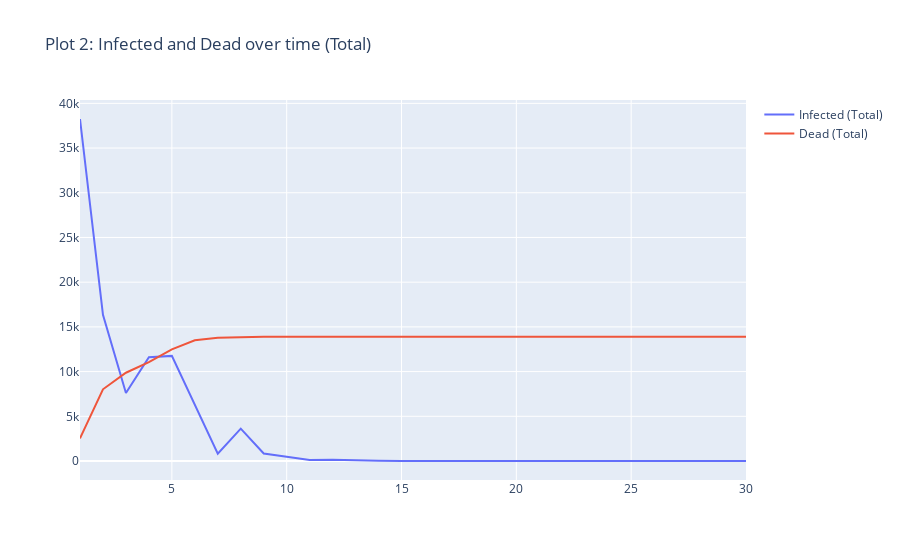

Here is the notebook cell this chart was saved with:
### Code cell
fig2 = go.Figure()
fig2.add_trace(go.Scatter(x=weeks, y=infected_total, mode='lines', name='Infected (Total)'))
fig2.add_trace(go.Scatter(x=weeks, y=dead_total, mode='lines', name='Dead (Total)'))
fig2.update_layout(title='Plot 2: Infected and Dead over time (Total)')
fig2.show()

### Figure 1 — Plotly figure (JSON) as saved in the notebook; plotly's stock layout.template omitted (floating-point values rounded to 4 significant figures)
{"data": [{"mode": "lines", "name": "Infected (Total)", "type": "scatter", "x": [1, 2, 3, 4, 5, 6, 7, 8, 9, 10, 11, 12, 13, 14, 15, 16, 17, 18, 19, 20, 21, 22, 23, 24, 25, 26, 27, 28, 29, 30], "y": [38251, 16352, 7614, 11602, 11755, 6280, 816, 3615, 841, 463, 105, 150, 61, 22, 7, 9, 5, 2, 1, 2, 1, 0, 0, 0, 0, 0, 0, 0, 0, 0]}, {"mode": "lines", "name": "Dead (Total)", "type": "scatter", "x": [1, 2, 3, 4, 5, 6, 7, 8, 9, 10, 11, 12, 13, 14, 15, 16, 17, 18, 19, 20, 21, 22, 23, 24, 25, 26, 27, 28, 29, 30], "y": [2523, 8019, 9872, 11061, 12493, 13494, 13785, 13865, 13883, 13888, 13889, 13889, 13889, 13889, 13889, 13889, 13889, 13889, 13889, 13889, 13889, 13889, 13889, 13889, 13889, 13889, 13889, 13889, 13889, 13889]}], "layout": {"title": {"text": "Plot 2: Infected and Dead over time (Total)"}}}
